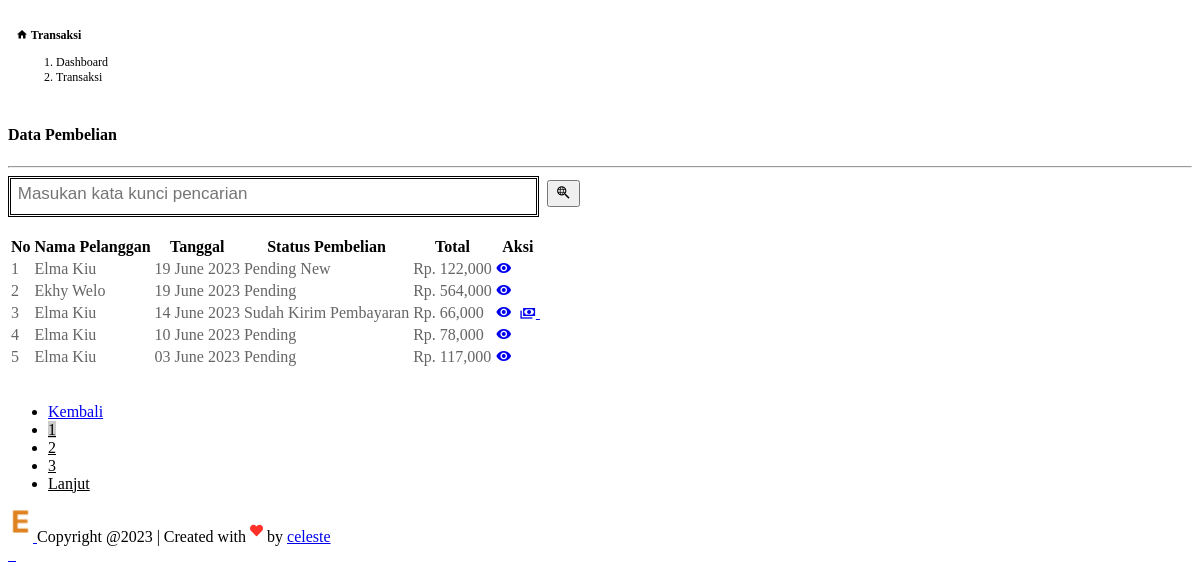
Screenshot of /jadi.php (signed in) with the database file from the repository.
### tables this page shows
CREATE TABLE `pembelian` (
  `id_pembelian` int(11) NOT NULL,
  `id_pembeli` int(11) NOT NULL,
  `tgl_pembelian` timestamp NOT NULL DEFAULT CURRENT_TIMESTAMP,
  `tgl_expired` timestamp NOT NULL DEFAULT CURRENT_TIMESTAMP,
  `finaltotalbelanjabeli` int(11) NOT NULL,
  `ekspedisi` varchar(200) NOT NULL,
  `alamat_pengiriman` text NOT NULL,
  `status_pembelian` varchar(100) NOT NULL DEFAULT 'Pending',
  `resi_pengiriman` varchar(300) NOT NULL,
  `ongkir` int(11) NOT NULL,
  `provinsi` varchar(244) NOT NULL,
  `distrik` varchar(244) NOT NULL,
  `kodepos` varchar(244) NOT NULL,
  `tipe` varchar(244) NOT NULL,
  `paket` varchar(244) NOT NULL,
  `estimasi` varchar(244) NOT NULL,
  `total_berat` int(11) NOT NULL
);

CREATE TABLE `pembeli` (
  `id_pembeli` int(11) NOT NULL,
  `nama` varchar(500) NOT NULL,
  `alamat` text NOT NULL,
  `telepon` varchar(13) NOT NULL,
  `email` varchar(500) NOT NULL,
  `password` varchar(500) NOT NULL,
  `provinsi` varchar(244) NOT NULL,
  `distrik` varchar(244) NOT NULL,
  `tipe` varchar(244) NOT NULL,
  `kodepos` varchar(244) NOT NULL,
  `idd` varchar(244) NOT NULL
);

### jadi.php (the view, shortened to what this page needs)
<?php
include '../koneksi.php';
?>
<!DOCTYPE html>
<html lang="en">
<head>
    <link rel="stylesheet" href="assets/vendors/mdi/css/materialdesignicons.min.css">
    <link rel="stylesheet" href="assets/vendors/css/vendor.bundle.base.css">
    <link rel="stylesheet" href="assets/css/style.css">
    <link rel="stylesheet" href="plugins/datatables-bs4/css/dataTables.bootstrap4.min.css">
    <link rel="stylesheet" href="plugins/datatables-responsive/css/responsive.bootstrap4.min.css">
    <link rel="stylesheet" href="plugins/datatables-buttons/css/buttons.bootstrap4.min.css">
</head>
<body>
    <div class="container-scroller">
        <div class="container-fluid page-body-wrapper">
            <div class="main-panel">
                <div class="content-wrapper">
                <div class="page-header">
                        <h3 class="page-title">
                            <span class="page-title-icon bg-gradient-primary text-white me-2">
                                <i class="mdi mdi-home"></i>
                            </span> Transaksi
                        </h3>
                        <nav aria-label="breadcrumb">
                            <ol class="breadcrumb">
                                <li class="breadcrumb-item"><a href="index.php">Dashboard</a></li>
                                <li class="breadcrumb-item active" aria-current="page">Transaksi</li>
                            </ol>
                        </nav>
                    </div>
                    <section class="content">
                      <div class="container-fluid">
                        <div class="row">
                          <div class="col-12">
                            <div class="card">
                              <div class="card-body">
                                <h4 class="card-title">Data Pembelian</h4>
                                <hr>
                                <div class="row text-center">
                                        <form action="" method="post">
                                            <input type="text" name="keyword" size="50" autofocus placeholder=" Masukan kata kunci pencarian" autocomplete="off" style="height:29px; padding-bottom:5px;">&nbsp;
                                            <button type="submit" class="mdi mdi-search-web" name="cari"></button>
                                        </form>
                                  </div>
                                  <br>
                                  <table class="table table-bordered table-hover">
                                    <thead>
                                      <tr>
                                        <th>No</th>
                                        <th>Nama Pelanggan</th>
                                        <th>Tanggal</th>
                                        <th>Status Pembelian</th>
                                        <th>Total</th>
                                        <th>Aksi</th>
                                      </tr>
                                    </thead>
                                    <tbody>
                                      <?php $nomor = 1; ?>
                                      <?php
                        $jumlahDataPerHalaman = 5;
                        $jumlahData = mysqli_num_rows(mysqli_query($koneksi, "SELECT * FROM pembelian"));
                        $jumlahHalaman = ceil($jumlahData / $jumlahDataPerHalaman);
                        $halamanAktif = (isset($_GET["halaman"])) ? $_GET["halaman"] : 1;
                        $awalData = ($jumlahDataPerHalaman * $halamanAktif) - $jumlahDataPerHalaman;
                        ?>
                        <?php
                        $ambil = $koneksi->query("SELECT * FROM pembelian JOIN pembeli
                                      ON pembelian.id_pembeli=pembeli.id_pembeli
                                      WHERE pembelian.id_pembelian ORDER BY id_pembelian DESC LIMIT $awalData, $jumlahDataPerHalaman"); ?>
                        <?php
                        while ($pecah = $ambil->fetch_assoc()) { ?>
                                      <tr>
                                        <td><?php echo $nomor; ?></td>
                                        <td><?php echo $pecah['nama']; ?></td>
                                        <td><?php echo date("d F Y", strtotime($pecah['tgl_pembelian'])); ?></td>
                                        <td>
                                          <?php if ($pecah['status_pembelian'] === "Pending"): ?>
                                            <span class="badge bg-warning text-dark"><?php echo $pecah['status_pembelian']; ?></span>
                                          <?php else: ?>
                                            <span class="badge bg-success text-white"><?php echo $pecah['status_pembelian']; ?></span>
                                          <?php endif; ?>
                                          <?php if ($nomor == 1): ?>
                                            <span class="badge bg-primary text-white">New</span>
                                          <?php endif; ?>
                                        </td>
                                        <td>Rp. <?php echo number_format($pecah['finaltotalbelanjabeli']); ?></td>
                                        <td>
                                          <a href="detailpembelian.php?id=<?php echo $pecah['id_pembelian']; ?>" class="btn btn-sm btn-primary" title="Detail Pembelian"><i class="mdi mdi-eye"></i></a>&nbsp;
                                          <?php if ($pecah['status_pembelian'] !== "Pending"): ?>
                                            <a href="pembayaran.php?id=<?php echo $pecah['id_pembelian']; ?>" class="btn btn-sm btn-warning" title="Pembayaran"><i class="mdi mdi-cash-multiple"></i>&nbsp;</a>
                                          <?php endif; ?>
                                        </td>
                                      </tr>
                                      <?php $nomor++; ?>
                                      <?php } ?>
                                    </tbody>
                                  </table>
                                  <br>
                                </div>
                            </div>
                          </div>
                        </div>
                      </div>
                      <nav class="page mt-4">
        <ul class="pagination justify-content-center">
            <?php if ($halamanAktif > 1) { ?>
                <li class="page-item"><a href="?halaman=<?php echo $halamanAktif - 1; ?>" class="page-link" style="color: #000000;">Kembali</a></li>
            <?php } else { ?>
                <li class="page-item disabled"><a href="?halaman=<?php echo $halamanAktif - 1; ?>" class="page-link">Kembali</a></li>
            <?php } ?>
            <?php for ($i = 1; $i <= $jumlahHalaman; $i++) : ?>
                <?php if ($i == $halamanAktif) : ?>
                    <li class="page-item"><a href="?halaman= <?php echo $i; ?>" class="page-link" style="background-color: #CCC; color: #000000;"><?php echo $i; ?></a>
                    </li>
                <?php else : ?>
                    <li class="page-item"><a href="?halaman= <?php echo $i; ?>" class="page-link" style="color: #000000;"><?php echo $i; ?></a>
                    </li>
                <?php endif; ?>
            <?php endfor; ?>
            <?php if ($halamanAktif < $jumlahHalaman) { ?>
                <li class="page-item"><a href="?halaman= <?php echo $halamanAktif + 1; ?>" class="page-link" style="color: #000000;">Lanjut</a></li>
            <?php } else { ?>
                <li class="page-item disabled"><a href="?halaman= <?php echo $halamanAktif + 1; ?>" class="page-link">Lanjut</a></li>
            <?php } ?>
        </ul>
    </nav>
</section>
                 <?php include 'footer.php'; ?>
            </div>
        </div>
    </div>
</body>
</html>

### admin/assets/css/data-table/style.css (style rules this page uses)
form * { font-size: 17px !important; }
tbody { color: #656565 }
tbody td { animation-delay: 5s; animation: 1s fadeInUp cubic-bezier(.18, .89, 0, 1.65) }
.card-body { -webkit-box-shadow: unset !important; box-shadow: unset !important }
.table, .fixed-table-pagination { background: #ffffffab; backdrop-filter: blur(5px) }
.page-header { background: #ffffffcc; padding: 8px; border-radius: 0px; backdrop-filter: blur(10px); }
.card { border-radius: 0; }
.page-header * { font-size: 12px !important; }

### jadi.php (style rules this page uses)
nav .breadcrumb .breadcrumb-item a { text-decoration: none !important; color: #000; }
.card-body input { border: double; outline: none; background: transparent; color: #000; }

### rows the page displays
pembelian: id_pembeli.nama "Elma Kiu", tgl_pembelian "19 June 2023", status_pembelian "Pending", shows "New", finaltotalbelanjabeli "122,000"
pembelian: id_pembeli.nama "Ekhy Welo", tgl_pembelian "19 June 2023", status_pembelian "Pending", finaltotalbelanjabeli "564,000"
pembelian: id_pembeli.nama "Elma Kiu", tgl_pembelian "14 June 2023", status_pembelian "Sudah Kirim Pembayaran", finaltotalbelanjabeli "66,000"
pembelian: id_pembeli.nama "Elma Kiu", tgl_pembelian "10 June 2023", status_pembelian "Pending", finaltotalbelanjabeli "78,000"
pembelian: id_pembeli.nama "Elma Kiu", tgl_pembelian "03 June 2023", status_pembelian "Pending", finaltotalbelanjabeli "117,000"
